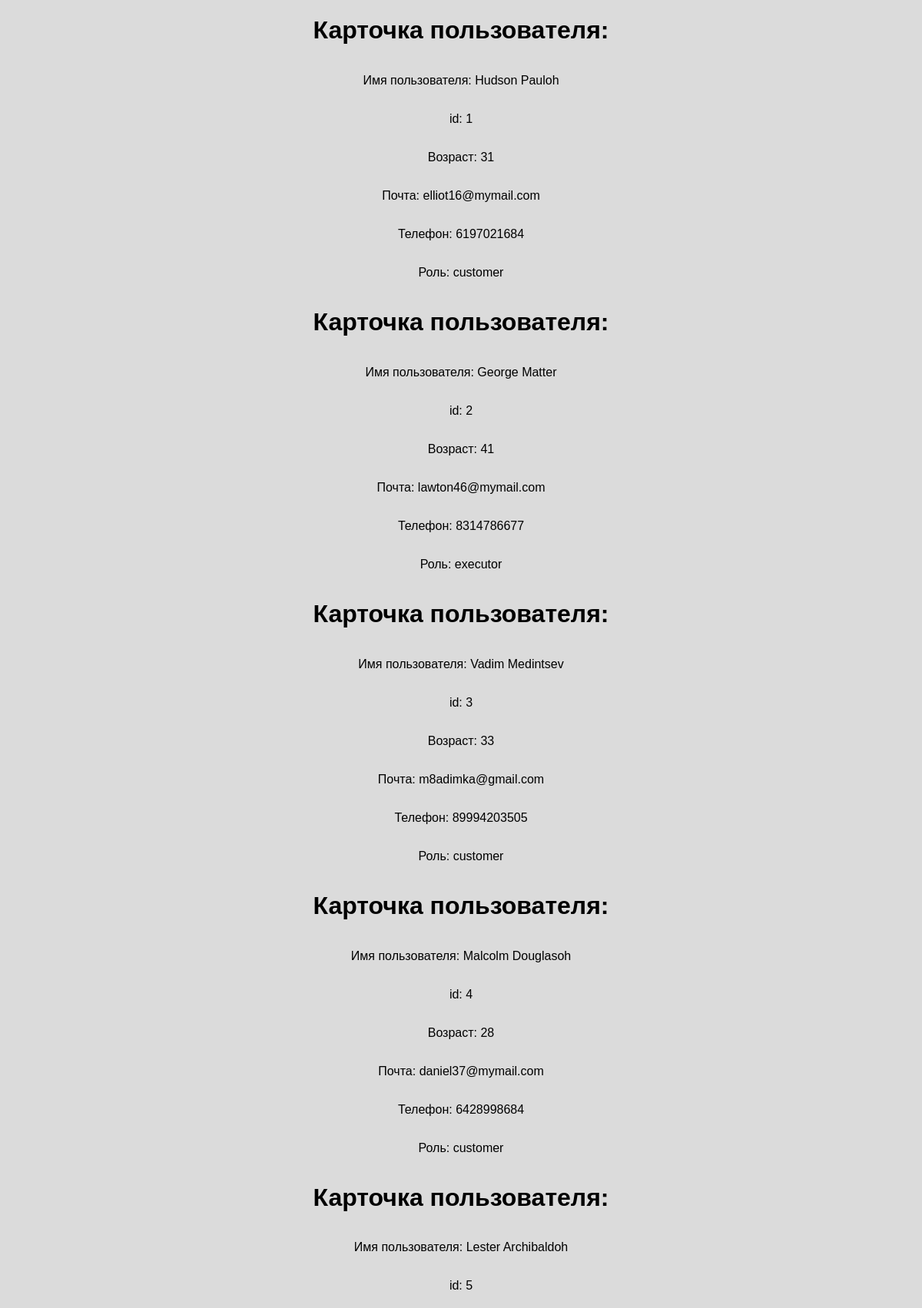
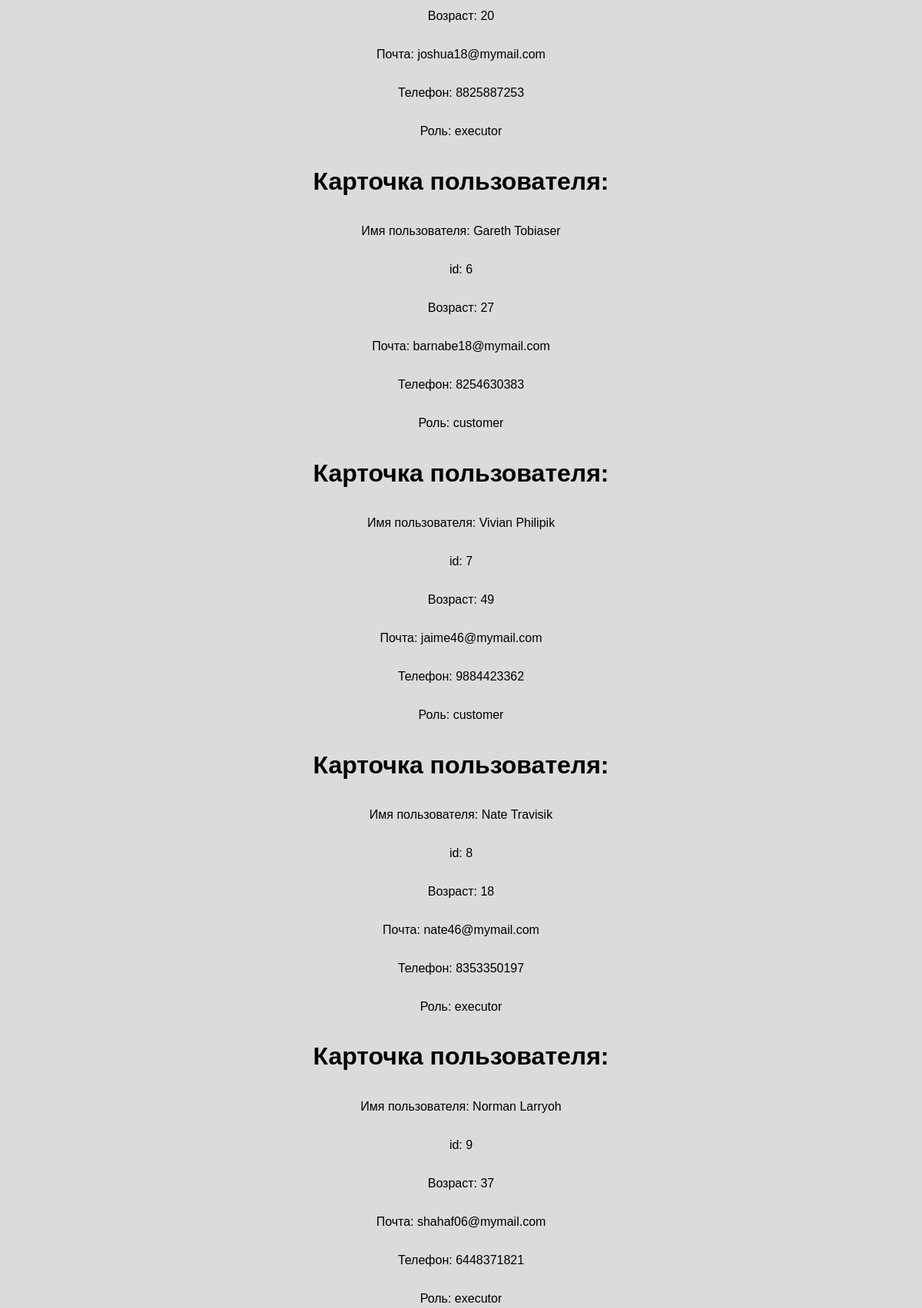
/users/ (upper part), run on the app's committed database (2 pictures, top to bottom).
### home_work/You_Do.py (models this page shows)
class User (db.Model):
    __tablename__ = "users"
    id = db.Column (db.Integer, primary_key=True)
    first_name = db.Column(db.String (100), nullable = False)
    last_name = db.Column(db.String(100))
    age = db.Column(db.Integer, db.CheckConstraint("age>=16"))
    email = db.Column(db.String(150))
    role = db.Column(db.String(100))
    phone = db.Column(db.String(100))

### home_work/You_Do.py (the view)
@app.route('/users/')
def users_page():
    with app.app_context():
        user_data = db.session.query(User).all()
        if not user_data:
            return f"Users not found", 404
        else:
            results = user_data
    return render_template('users.html', results=results)

### home_work/templates/users.html (shortened to what this page needs)
<!DOCTYPE html>
<html lang="ru">
<head>
    <link rel="stylesheet" href="{{ url_for('static', filename='styles.css') }}">
</head>
<body>
    {% for user in results %}
        <h1>Карточка пользователя:</h1>
        <p>Имя пользователя: {{ user.first_name }} {{ user.last_name }}</p>
        <p>id: {{ user.id }}</p>
        <p>Возраст: {{ user.age }}</p>
        <p>Почта: {{ user.email }}</p>
        <p>Телефон: {{ user.phone }}</p>
        <p>Роль: {{ user.role }}</p>
    {% endfor %}
</body>
</html>

### home_work/static/styles.css (style rules this page uses)
body { font-family: Arial, sans-serif; background-color: #dbdbdb; margin: 0; padding: 0; display: flex; justify-content: flex-start; flex-direction: column; align-items: center; min-height: 100vh; }

### data on the page
User: first_name "Hudson", last_name "Pauloh", id "1", age "31", email "elliot16@mymail.com", phone "6197021684", role "customer"
User: first_name "George", last_name "Matter", id "2", age "41", email "lawton46@mymail.com", phone "8314786677", role "executor"
User: first_name "Vadim", last_name "Medintsev", id "3", age "33", email "m8adimka@gmail.com", phone "89994203505", role "customer"
User: first_name "Malcolm", last_name "Douglasoh", id "4", age "28", email "daniel37@mymail.com", phone "6428998684", role "customer"
User: first_name "Lester", last_name "Archibaldoh", id "5", age "20", email "joshua18@mymail.com", phone "8825887253", role "executor"
User: first_name "Gareth", last_name "Tobiaser", id "6", age "27", email "barnabe18@mymail.com", phone "8254630383", role "customer"
User: first_name "Vivian", last_name "Philipik", id "7", age "49", email "jaime46@mymail.com", phone "9884423362", role "customer"
User: first_name "Nate", last_name "Travisik", id "8", age "18", email "nate46@mymail.com", phone "8353350197", role "executor"
User: first_name "Norman", last_name "Larryoh", id "9", age "37", email "shahaf06@mymail.com", phone "6448371821", role "executor"
